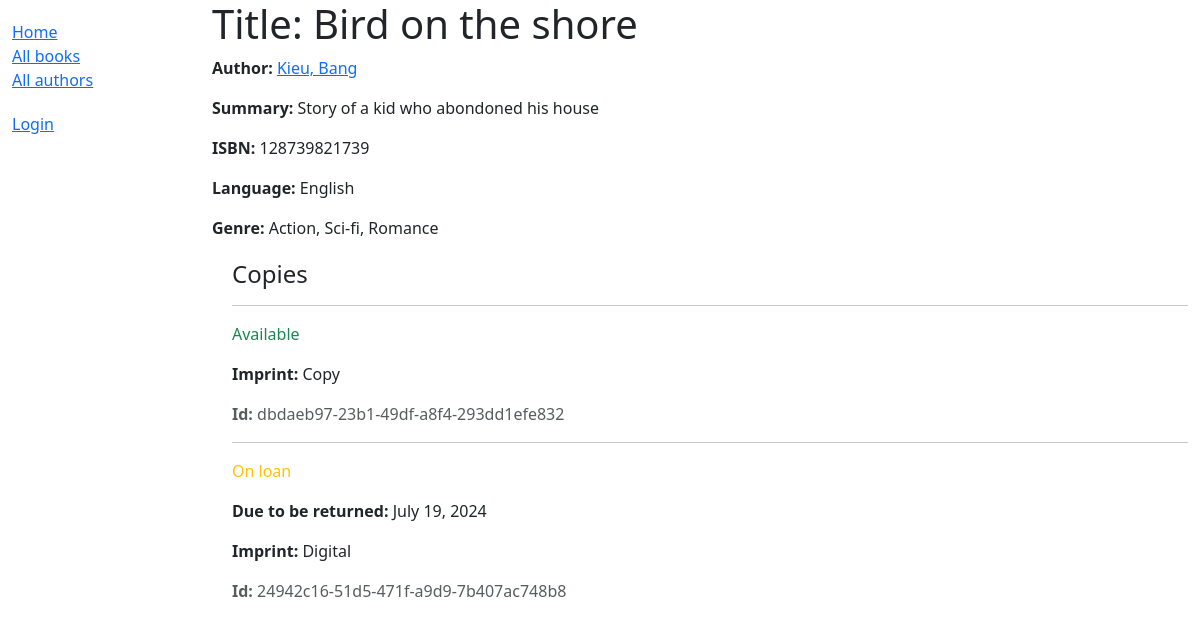
The page /catalog/book/1 on the database as committed earlier.
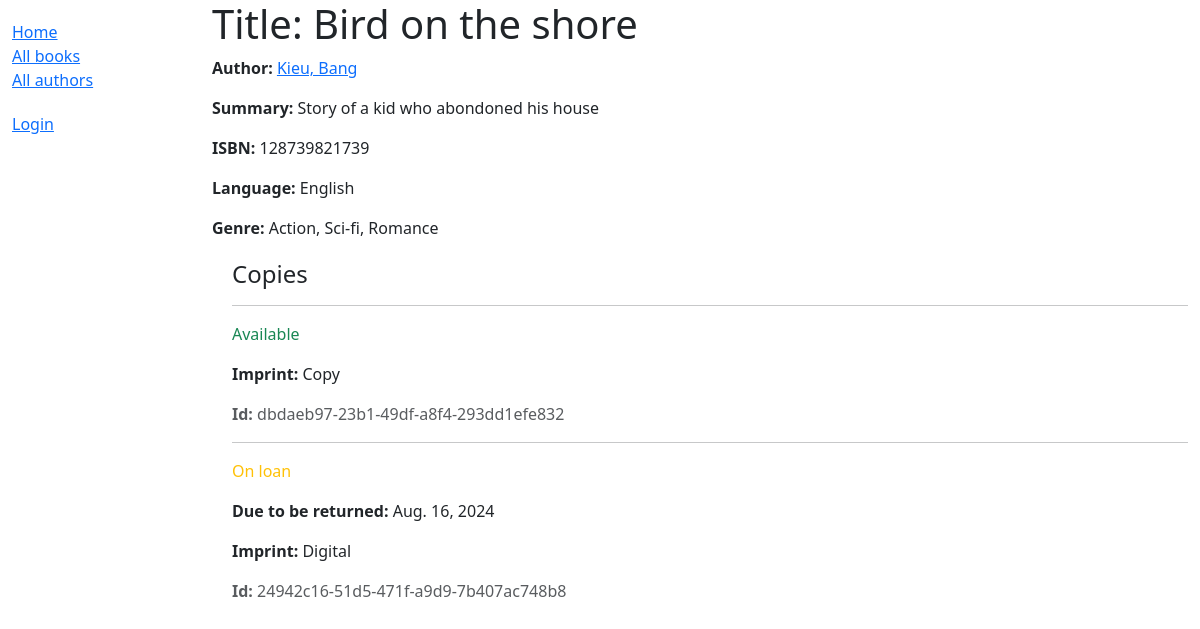
The same page on the database as committed later.
### catalog/models.py (models this page shows, shortened)
class BookInstance(models.Model):
    id = models.UUIDField(primary_key=True, default=uuid.uuid4,
                          help_text="Unique ID for this particular book across whole library")
    book = models.ForeignKey('Book', on_delete=models.RESTRICT, null=True)
    imprint = models.CharField(max_length=200)
    due_back = models.DateField(null=True, blank=True)
    borrower = models.ForeignKey(
        settings.AUTH_USER_MODEL, on_delete=models.SET_NULL, null=True, blank=True)
    LOAN_STATUS = (
        ('d', 'Maintenance'),
        ('o', 'On loan'),
        ('a', 'Available'),
        ('r', 'Reserved'),
    )
    status = models.CharField(
        max_length=1,
        choices=LOAN_STATUS,
        blank=True,
        default='d',
        help_text='Book availability')
    class Meta:
        ordering = ['due_back']
        permissions = (("can_mark_returned", "Set book as returned"),)

### catalog/views.py (the view, shortened to what this page needs)
# urls.py: path('book/<int:pk>', views.BookDetailView.as_view(), name='book-detail'),
class BookDetailView(generic.DetailView):
    model = Book

### catalog/models.py (called while the page is built)
    def __str__(self):
        return self.name

    def __str__(self):
        return self.name

    def get_absolute_url(self):
        return reverse('author-detail', args=[str(self.id)])

    def __str__(self):
        return f'{self.last_name}, {self.first_name}'

### catalog/templates/catalog/book_detail.html (shortened to what this page needs)
<!DOCTYPE html>
<html lang="en">
<head>
</head>
<body>
    {% extends "base_generic.html" %}
{% block content %}
  <h1>Title: {{ book.title }}</h1>
  <p><strong>Author:</strong> <a href="{{ book.author.get_absolute_url }}">{{ book.author }}</a></p>
  <p><strong>Summary:</strong> {{ book.summary }}</p>
  <p><strong>ISBN:</strong> {{ book.isbn }}</p>
  <p><strong>Language:</strong> {{ book.language }}</p>
  <p><strong>Genre:</strong> {{ book.genre.all|join:", " }}</p>
  <div style="margin-left:20px;margin-top:20px">
    <h4>Copies</h4>
    {% for copy in book.bookinstance_set.all %}
      <hr />
      <p
        class="{% if copy.status == 'a' %}text-success{% elif copy.status == 'm' %}text-danger{% else %}text-warning{% endif %}">
        {{ copy.get_status_display }}
      </p>
      {% if copy.status != 'a' %}
        <p><strong>Due to be returned:</strong> {{ copy.due_back }}</p>
      {% endif %}
      <p><strong>Imprint:</strong> {{ copy.imprint }}</p>
      <p class="text-muted"><strong>Id:</strong> {{ copy.id }}</p>
    {% endfor %}
  </div>
{% endblock %}
{% block sidebar %}
  {{ block.super }}
{% endblock %}

Rows that differ between the two databases and show on the page:
changed BookInstance "On loan": due_back "July 19, 2024" → "Aug. 16, 2024"
